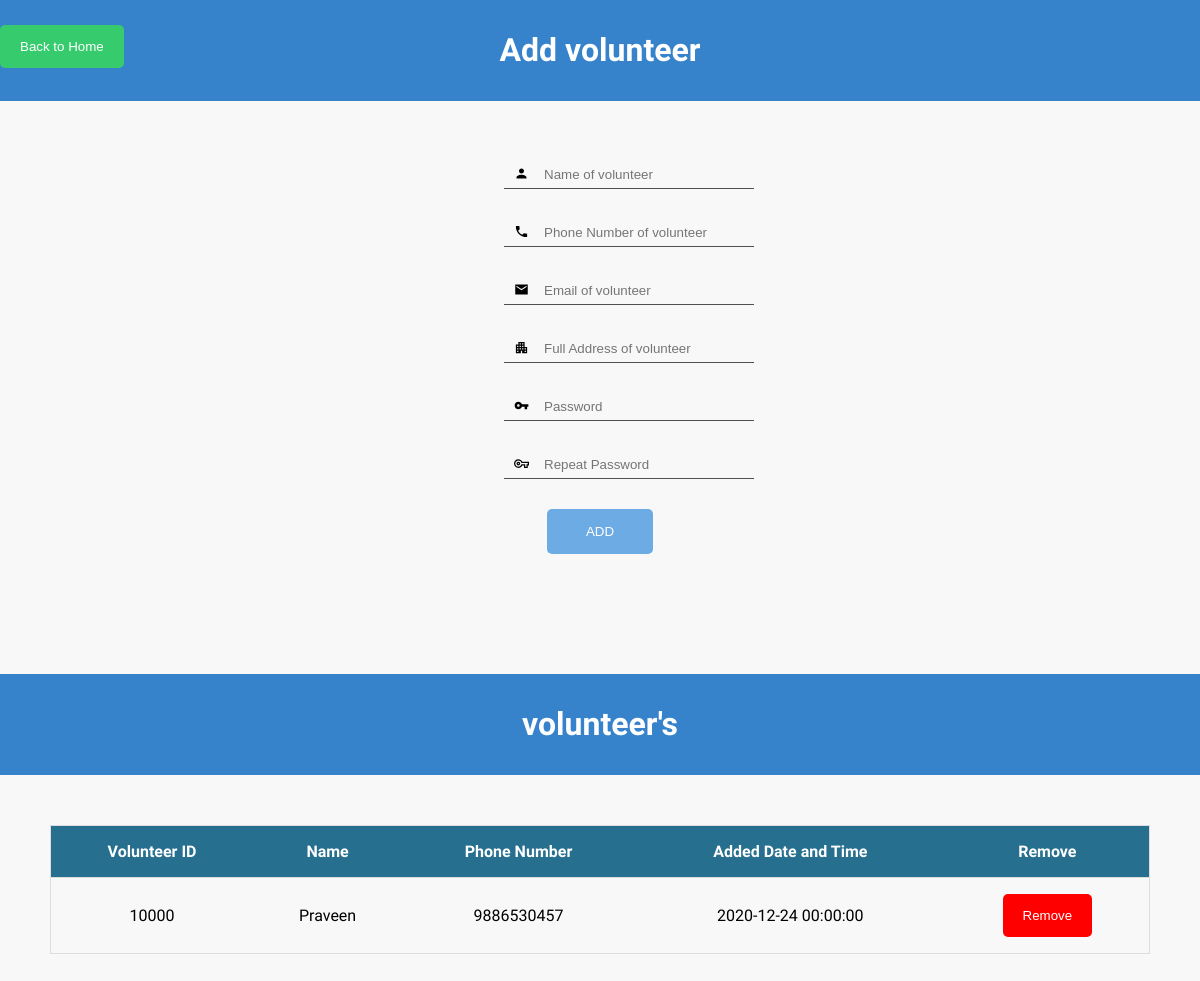
Page /projs/NGO/volunteer.php (signed in) on the earlier database version.
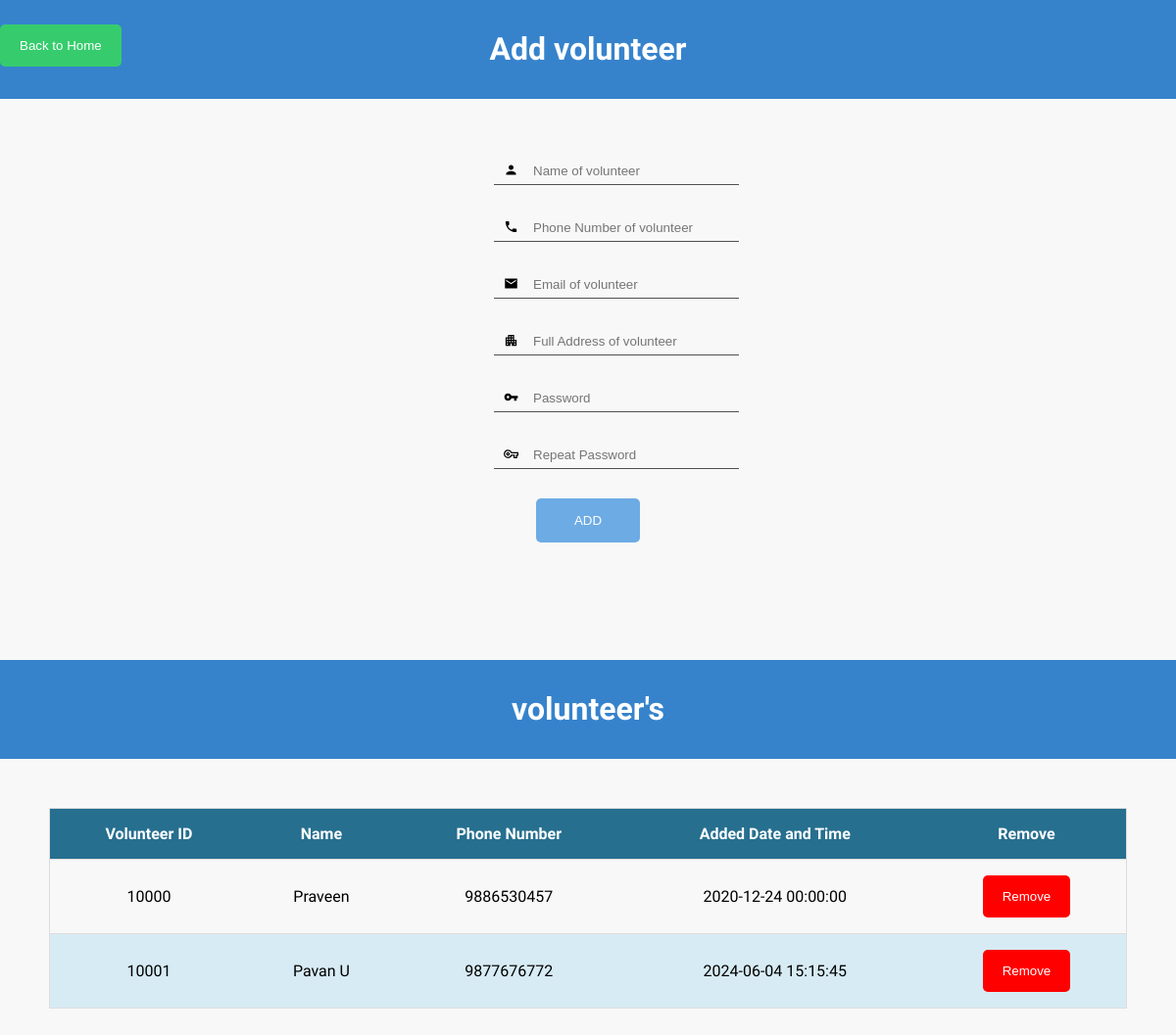
Same page on the later database version.
### tables this page shows
CREATE TABLE IF NOT EXISTS `volunteer` (
  `volunteer_id` int NOT NULL AUTO_INCREMENT,
  `volunteer_name` varchar(20) NOT NULL,
  `volunteer_password` varchar(30) NOT NULL,
  `volunteer_ph_number` bigint NOT NULL,
  `volunteer_regdate` datetime NOT NULL,
  `ngo_id` int NOT NULL,
  `volunteer_email` varchar(50) NOT NULL,
  `volunteer_address` varchar(100) NOT NULL,
  PRIMARY KEY (`volunteer_id`)
);

### projs/NGO/volunteer.php (the view, shortened to what this page needs)
<?php
require '../config.php';
?>
<!doctype html!>
<html>
<head>
    <link rel="stylesheet" href="../css/adminstyle.css" />
    <link rel="stylesheet" href="./../css/signin.css" />
</head>
<body>
    <form method="post">
        <div style="background-color: #3683cc; padding: 10px;">
            <h1 class="ngoname">
                Add volunteer
            </h1>
        </div>
        <a href="ngodashboard.php"><button class="backbutton" type="button" name="backbutton">Back to
                Home</button></a>
        <div style="text-align: center; align-content: center; align-items: center;">
            <div style="margin-left: 42%; margin-top: 5%;">
                <div class="new-chat-window">
                    <i class="fa fa-search"><img width="15px" src="./../../ioc/person-black-18dp.svg" /></i>
                    <input type="text" class="textbox t2" placeholder="Name of volunteer" name="vol_name" required />
                </div>
                <div class="new-chat-window">
                    <i class="fa fa-search"><img width="15px" src="./../../ioc/local_phone-black-18dp.svg" /></i>
                    <input type="tel" class="textbox t2" placeholder="Phone Number of volunteer" name="vol_phonenumber"
                        required pattern="[0-9]{10}"
                        title="Mobile should not contain letters and more than 10 digits" />
                </div>
                <div class="new-chat-window">
                        <i class="fa fa-search"><img width="15px" src="./../../ioc/mail-black-18dp.svg" /></i>
                        <input type="email" class="textbox t2" placeholder="Email of volunteer" name="vol_email"required />
                    </div>
                    <div class="new-chat-window">
                        <i class="fa fa-search"><img width="15px" src="./../../ioc/apartment-24px.svg" /></i>
                        <input type="text" class="textbox t2" placeholder="Full Address of volunteer" name="vol_address" required/>
                    </div>
                <div class="new-chat-window">
                    <i class="fa fa-search"><img width="15px" src="./../../ioc/vpn_key-24px (1).svg" /></i>
                    <input type="text" class="textbox t2" placeholder="Password" name="password" required />
                </div>
                <div class="new-chat-window">
                    <i class="fa fa-search"><img width="15px" src="./../../ioc/vpn_key-24px.svg" /></i>
                    <input type="password" class="textbox t2" placeholder="Repeat Password" name="cpassword" required />
                </div>
            </div>
            <button class="subbutton" type="submit" name="submit_btn">ADD</button>
        </div>
    </form>
    <div style="background-color: #3683cc; padding: 10px; margin-top: 10%;">
        <h1 class="ngoname">
            volunteer's
        </h1>
    </div>
    <div style="padding:50px">
        <table>
            <thead>
                <th>Volunteer ID</th>
                <th>Name</th>
                <th>Phone Number</th>
                <th>Added Date and Time</th>
                <th>Remove</th>
            </thead>
            <tbody>
                <?php
                           $user_num=$_SESSION['ngo_id'];
        					$sql="SELECT * FROM `volunteer` WHERE ngo_id='".$user_num."' ORDER BY volunteer_id";
        					$query=$con->query($sql);
        					while($row=$query->fetch_array()){
        						?>
                <tr>
                    <td>
                        <?php echo $row['volunteer_id']; ?>
                    </td>
                    <td>
                        <?php echo $row['volunteer_name']; ?>
                    </td>
                    <td>
                        <?php echo $row['volunteer_ph_number']; ?>
                    </td>
                    <td>
                        <?php echo $row['volunteer_regdate']; ?>
                    </td>
                    <td>
                        <a href="remove.php?volunteer_id=<?php echo $row['volunteer_id'];  ?>"><button type="button" class="aprovebtn" name="submit_btn" style="background-color: red;">Remove</button></a>
                    </td>
                </tr>
                <?php
        					}
        				?>
            </tbody>
        </table>
    </div>
</body>
</html>

Differences in the rows shown:
added volunteer: volunteer_id "10001", volunteer_name "Pavan U", volunteer_ph_number "9877676772", volunteer_regdate "2024-06-04 15:15:45"
